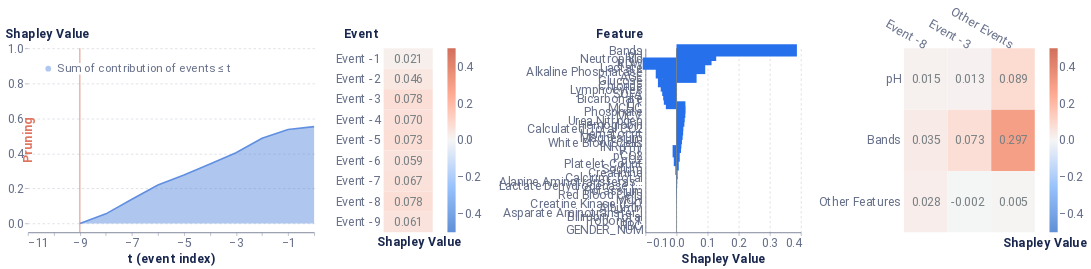

The notebook cell this image was saved under:
### Code cell
from timeshap.explainer import local_report

pruning_dict = {'tol': 0.025}
event_dict = {'rs': 42, 'nsamples': 32000}
feature_dict = {'rs': 42, 'nsamples': 32000, 'feature_names': model_features, 'plot_features': plot_feats}
cell_dict = {'rs': 42, 'nsamples': 32000, 'top_x_feats': 2, 'top_x_events': 2}
local_report(f, pos_x_data, pruning_dict, event_dict, feature_dict, cell_dict=cell_dict, entity_uuid=ids_for_test, entity_col='HADM_ID', baseline=average_event)

### Figure 1 — Vega-Lite specification as saved in the notebook (floating-point values rounded to 4 significant figures)
{"config": {"axis": {"domain": true, "domainColor": "#666F89", "grid": false, "gridCap": "round", "gridColor": "#B3B7C4", "gridDash": [2, 4], "gridWidth": 0.5, "labelColor": "#666F89", "labelFont": "Roboto, Arial, sans-serif", "labelPadding": 2, "tickColor": "#666F89", "tickOpacity": 0.5, "tickSize": 4, "titleColor": "#19274E", "titleFont": "Roboto, Arial, sans-serif", "titleFontSize": 12}, "axisBand": {"domain": true, "labelPadding": 4, "ticks": false}, "axisY": {"domain": false, "titleAlign": "left", "titleAngle": 0, "titleX": -20, "titleY": -10}, "legend": {"labelColor": "#666F89", "labelFont": "Roboto, Arial, sans-serif", "labelFontSize": 12, "symbolSize": 40, "titleColor": "#19274E", "titleFont": "Roboto, Arial, sans-serif", "titleFontSize": 12, "titlePadding": 4}, "arc": {"stroke": "#FFFFFF", "strokeWidth": 1}, "bar": {"fill": "#2770EB", "stroke": null}, "line": {"stroke": "#2770EB", "strokeWidth": 2}, "path": {"stroke": "#2770EB", "strokeWidth": 0.5}, "point": {"fill": "#2770EB", "shape": "circle", "filled": true}, "rect": {"fill": "#2770EB"}, "rule": {"stroke": "#666F89"}, "shape": {"stroke": "#2770EB"}, "text": {"color": "#19274E", "font": "Roboto, Arial, sans-serif", "fontSize": 12}, "range": {"category": ["#2770EB", "#77B98A", "#DA5252", "#FFC400", "#A87AEA", "#00A39E", "#19274E"], "diverging": ["#006360", "#2BB3AE", "#96D9D7", "#FFFFFF", "#EDAAAA", "#DA5252", "#811D1D"], "heatmap": ["#18448F", "#1B4EA5", "#2770EB", "#4C88EE", "#82ACF3", "#A6C4F7", "#E9F1FD"], "ramp": ["#18448F", "#1B4EA5", "#2770EB", "#4C88EE", "#82ACF3", "#A6C4F7", "#E9F1FD"]}, "background": "#FFFFFF", "group": {"fill": "#FFFFFF"}, "header": {"labelColor": "#19274E", "labelFont": "Roboto, Arial, sans-serif", "labelFontSize": 12, "titleColor": "#19274E", "titleFont": "Roboto, Arial, sans-serif", "titleFontSize": 16}, "title": {"anchor": "start", "color": "#19274E", "font": "Roboto, Arial, sans-serif", "fontSize": 20, "fontWeight": "bold", "offset": 20, "subtitleColor": "#19274E", "subtitleFontSize": 16}, "view": {"continuousHeight": 300, "continuousWidth": 400, "stroke": "transparent"}}, "hconcat": [{"layer": [{"mark": {"type": "area", "opacity": 0.5}, "encoding": {"color": {"field": "Coalition", "legend": {"fillColor": "white", "labelFontSize": 14, "labelLimit": 0, "orient": "top-left", "symbolSize": 50, "symbolStrokeWidth": 0, "title": null}, "scale": {"domain": ["Sum of contribution of events ≤ t"], "range": ["#618FE0"]}, "type": "nominal"}, "x": {"axis": {"labelFontSize": 15, "title": "t (event index)", "titleFontSize": 15}, "field": "t (event index)", "type": "quantitative"}, "y": {"axis": {"grid": true, "labelFontSize": 15, "titleFontSize": 15, "titleX": -28}, "field": "Shapley Value", "scale": {"domain": [-0.05, 1]}, "type": "quantitative"}}}, {"mark": "line", "encoding": {"color": {"field": "Coalition", "legend": {"fillColor": "white", "labelFontSize": 14, "labelLimit": 0, "orient": "top-left", "symbolSize": 50, "symbolStrokeWidth": 0, "title": null}, "scale": {"domain": ["Sum of contribution of events ≤ t"], "range": ["#618FE0"]}, "type": "nominal"}, "x": {"axis": {"labelFontSize": 15, "title": "t (event index)", "titleFontSize": 15}, "field": "t (event index)", "type": "quantitative"}, "y": {"axis": {"grid": true, "labelFontSize": 15, "titleFontSize": 15, "titleX": -28}, "field": "Shapley Value", "scale": {"domain": [-0.05, 1]}, "type": "quantitative"}}}, {"data": {"name": "data-2f855c804fb398933ecfff42f094158e"}, "mark": {"type": "rule", "color": "#E17560"}, "encoding": {"x": {"field": "x", "type": "quantitative"}}}, {"data": {"name": "data-4da172a0ee14e02747c6e34fe238eb6c"}, "mark": {"type": "text", "angle": 270, "color": "#E17560", "fontSize": 15, "fontWeight": "bold", "text": "Pruning"}, "encoding": {"x": {"field": "x", "type": "quantitative"}}}], "data": {"name": "data-2b43d21bad7000161c8b0724570def88"}, "height": 225, "width": 350}, {"layer": [{"mark": "rect", "encoding": {"color": {"field": "rounded", "legend": {"gradientLength": 225, "gradientThickness": 10, "labelFontSize": 15, "orient": "right"}, "scale": {"domain": [-0.5, 0.5], "range": ["#5f8fd6", "#99c3fb", "#f5f5f5", "#ffaa92", "#d16f5b"]}, "title": null, "type": "quantitative"}, "x": {"axis": {"title": "Shapley Value", "titleFontSize": 15}, "field": "column", "type": "ordinal"}, "y": {"axis": {"domain": false, "labelFontSize": 15, "title": "Event", "titleFontSize": 15, "titleX": -49}, "field": "Feature", "sort": ["Event -1", "Event -2", "Event -3", "Event -4", "Event -5", "Event -6", "Event -7", "Event -8", "Event -9"], "type": "ordinal"}}}, {"mark": {"type": "text", "align": "right", "baseline": "middle", "color": "#798184", "dx": 18, "fontSize": 15}, "encoding": {"text": {"field": "rounded_str", "type": "nominal"}, "x": {"axis": {"domain": false, "labels": false, "title": "Shapley Value", "titleX": 43}, "field": "column", "type": "ordinal"}, "y": {"axis": {"domain": false, "labelFontSize": 15, "title": "Event", "titleFontSize": 15, "titleX": -49}, "field": "Feature", "sort": ["Event -1", "Event -2", "Event -3", "Event -4", "Event -5", "Event -6", "Event -7", "Event -8", "Event -9"], "type": "ordinal"}}}], "data": {"name": "data-d0ba6e1b428f2c739e01c9a8f2dde0d5"}, "height": 225, "width": 60}, {"layer": [{"data": {"name": "data-942ada6a638deb971b29a01b14e4cca2"}, "mark": {"type": "bar", "size": 15, "thickness": 1}, "encoding": {"x": {"axis": {"grid": true, "labelFontSize": 15, "title": "Shapley Value", "titleFontSize": 15}, "field": "Shapley Value", "scale": {"domain": [-0.1, 0.4]}, "type": "quantitative"}, "y": {"axis": {"labelFontSize": 15, "title": "Feature", "titleFontSize": 15, "titleX": -61}, "field": "Feature", "sort": {"field": "sort_col", "order": "descending"}, "type": "nominal"}}}, {"data": {"name": "data-9c00aa9dc2b1c1a0b4bf9b34ead12925"}, "mark": {"type": "rule", "color": "#798184"}, "encoding": {"x": {"field": "x", "type": "quantitative"}}}], "height": 225, "width": 190}, {"layer": [{"mark": "rect", "encoding": {"color": {"field": "rounded", "legend": {"gradientLength": 225, "gradientThickness": 10, "labelFontSize": 15, "orient": "right"}, "scale": {"domain": [-0.5, 0.5], "range": ["#5f8fd6", "#99c3fb", "#f5f5f5", "#ffaa92", "#d16f5b"]}, "title": null, "type": "quantitative"}, "x": {"axis": {"titleFontSize": 15}, "field": "Event", "sort": ["Event -8", "Event -3"], "type": "nominal"}, "y": {"axis": {"domain": false, "labelFontSize": 15, "title": null}, "field": "Feature", "sort": ["pH", "Bands"], "type": "nominal"}}}, {"mark": {"type": "text", "align": "right", "baseline": "middle", "color": "#798184", "dx": 18, "fontSize": 15}, "encoding": {"text": {"field": "rounded_str", "type": "nominal"}, "x": {"axis": {"domain": false, "labelAngle": 30, "labelFontSize": 15, "orient": "top", "title": "Shapley Value", "titleX": 172, "titleY": 245}, "field": "Event", "sort": ["Event -8", "Event -3"], "type": "nominal"}, "y": {"axis": {"domain": false, "labelFontSize": 15, "title": null}, "field": "Feature", "sort": ["pH", "Bands"], "type": "nominal"}}}], "data": {"name": "data-4db0122f8bf444a646d3a6bc60a54e6d"}, "height": 225, "width": 160}], "resolve": {"scale": {"color": "independent"}}, "$schema": "https://vega.github.io/schema/vega-lite/v4.17.0.json", "datasets": {"data-2b43d21bad7000161c8b0724570def88": [{"Coalition": "Sum of contribution of events > t", "t (event index)": 0, "Shapley Value": 0.0}, {"Coalition": "Sum of contribution of events ≤ t", "t (event index)": 0, "Shapley Value": 0.5527}, {"Coalition": "Sum of contribution of events > t", "t (event index)": -1, "Shapley Value": 0.01601}, {"Coalition": "Sum of contribution of events ≤ t", "t (event index)": -1, "Shapley Value": 0.5367}, {"Coalition": "Sum of contribution of events > t", "t (event index)": -2, "Shapley Value": 0.06625}, {"Coalition": "Sum of contribution of events ≤ t", "t (event index)": -2, "Shapley Value": 0.4865}, {"Coalition": "Sum of contribution of events > t", "t (event index)": -3, "Shapley Value": 0.149}, {"Coalition": "Sum of contribution of events ≤ t", "t (event index)": -3, "Shapley Value": 0.4037}, {"Coalition": "Sum of contribution of events > t", "t (event index)": -4, "Shapley Value": 0.2123}, {"Coalition": "Sum of contribution of events ≤ t", "t (event index)": -4, "Shapley Value": 0.3404}, {"Coalition": "Sum of contribution of events > t", "t (event index)": -5, "Shapley Value": 0.276}, {"Coalition": "Sum of contribution of events ≤ t", "t (event index)": -5, "Shapley Value": 0.2767}, {"Coalition": "Sum of contribution of events > t", "t (event index)": -6, "Shapley Value": 0.3332}, {"Coalition": "Sum of contribution of events ≤ t", "t (event index)": -6, "Shapley Value": 0.2196}, {"Coalition": "Sum of contribution of events > t", "t (event index)": -7, "Shapley Value": 0.4138}, {"Coalition": "Sum of contribution of events ≤ t", "t (event index)": -7, "Shapley Value": 0.1389}, {"Coalition": "Sum of contribution of events > t", "t (event index)": -8, "Shapley Value": 0.4976}, {"Coalition": "Sum of contribution of events ≤ t", "t (event index)": -8, "Shapley Value": 0.05516}, {"Coalition": "Sum of contribution of events > t", "t (event index)": -9, "Shapley Value": 0.5527}, {"Coalition": "Sum of contribution of events ≤ t", "t (event index)": -9, "Shapley Value": 0.0}], "data-2f855c804fb398933ecfff42f094158e": [{"x": -9}], "data-4da172a0ee14e02747c6e34fe238eb6c": [{"x": -11}], "data-d0ba6e1b428f2c739e01c9a8f2dde0d5": [{"Shapley Value": 0.02109, "Feature": "Event -1", "row": 1, "column": 1, "rounded": 0.021, "rounded_str": "0.021"}, {"Shapley Value": 0.04575, "Feature": "Event -2", "row": 2, "column": 1, "rounded": 0.046, "rounded_str": "0.046"}, {"Shapley Value": 0.07776, "Feature": "Event -3", "row": 3, "column": 1, "rounded": 0.078, "rounded_str": "0.078"}, {"Shapley Value": 0.06964, "Feature": "Event -4", "row": 4, "column": 1, "rounded": 0.07, "rounded_str": "0.070"}, {"Shapley Value": 0.07293, "Feature": "Event -5", "row": 5, "column": 1, "rounded": 0.073, "rounded_str": "0.073"}, {"Shapley Value": 0.05904, "Feature": "Event -6", "row": 6, "column": 1, "rounded": 0.059, "rounded_str": "0.059"}, {"Shapley Value": 0.06704, "Feature": "Event -7", "row": 7, "column": 1, "rounded": 0.067, "rounded_str": "0.067"}, {"Shapley Value": 0.07804, "Feature": "Event -8", "row": 8, "column": 1, "rounded": 0.078, "rounded_str": "0.078"}, {"Shapley Value": 0.06147, "Feature": "Event -9", "row": 9, "column": 1, "rounded": 0.061, "rounded_str": "0.061"}], "data-942ada6a638deb971b29a01b14e4cca2": [{"Random seed": 42, "NSamples": 32000, "Feature": "AGE", "Shapley Value": 0.0647, "sort_col": 0.0647}, {"Random seed": 42, "NSamples": 32000, "Feature": "Calculated Total CO2", "Shapley Value": 0.02143, "sort_col": 0.02143}, {"Random seed": 42, "NSamples": 32000, "Feature": "Glucose", "Shapley Value": -0.04414, "sort_col": 0.04414}, {"Random seed": 42, "NSamples": 32000, "Feature": "Lactate", "Shapley Value": 0.09242, "sort_col": 0.09242}, {"Random seed": 42, "NSamples": 32000, "Feature": "pCO2", "Shapley Value": 0.01054, "sort_col": 0.01054}, {"Random seed": 42, "NSamples": 32000, "Feature": "pH", "Shapley Value": 0.1277, "sort_col": 0.1277}, {"Random seed": 42, "NSamples": 32000, "Feature": "pO2", "Shapley Value": -0.008671, "sort_col": 0.008671}, {"Random seed": 42, "NSamples": 32000, "Feature": "Alanine Aminotransferase (ALT)", "Shapley Value": 0.002112, "sort_col": 0.002112}, {"Random seed": 42, "NSamples": 32000, "Feature": "Albumin", "Shapley Value": 0.0, "sort_col": 0.0}, {"Random seed": 42, "NSamples": 32000, "Feature": "Alkaline Phosphatase", "Shapley Value": -0.06677, "sort_col": 0.06677}, {"Random seed": 42, "NSamples": 32000, "Feature": "Asparate Aminotransferase (AST)", "Shapley Value": 0.0, "sort_col": 0.0}, {"Random seed": 42, "NSamples": 32000, "Feature": "Bicarbonate", "Shapley Value": -0.04069, "sort_col": 0.04069}, {"Random seed": 42, "NSamples": 32000, "Feature": "Bilirubin, Total", "Shapley Value": 0.0, "sort_col": 0.0}, {"Random seed": 42, "NSamples": 32000, "Feature": "Calcium, Total", "Shapley Value": 0.002173, "sort_col": 0.002173}, {"Random seed": 42, "NSamples": 32000, "Feature": "Chloride", "Shapley Value": -0.05077, "sort_col": 0.05077}, {"Random seed": 42, "NSamples": 32000, "Feature": "Creatine Kinase (CK)", "Shapley Value": -0.0002706, "sort_col": 0.0002706}, {"Random seed": 42, "NSamples": 32000, "Feature": "Creatinine", "Shapley Value": 0.003467, "sort_col": 0.003467}, {"Random seed": 42, "NSamples": 32000, "Feature": "Glucose", "Shapley Value": -0.01561, "sort_col": 0.01561}, {"Random seed": 42, "NSamples": 32000, "Feature": "Lactate Dehydrogenase (LD)", "Shapley Value": -0.001503, "sort_col": 0.001503}, {"Random seed": 42, "NSamples": 32000, "Feature": "Magnesium", "Shapley Value": 0.01757, "sort_col": 0.01757}, {"Random seed": 42, "NSamples": 32000, "Feature": "Phosphate", "Shapley Value": 0.02842, "sort_col": 0.02842}, {"Random seed": 42, "NSamples": 32000, "Feature": "Potassium", "Shapley Value": -0.001368, "sort_col": 0.001368}, {"Random seed": 42, "NSamples": 32000, "Feature": "Sodium", "Shapley Value": -0.003655, "sort_col": 0.003655}, {"Random seed": 42, "NSamples": 32000, "Feature": "Troponin T", "Shapley Value": 0.0, "sort_col": 0.0}, {"Random seed": 42, "NSamples": 32000, "Feature": "Urea Nitrogen", "Shapley Value": 0.02529, "sort_col": 0.02529}, {"Random seed": 42, "NSamples": 32000, "Feature": "Bands", "Shapley Value": 0.3874, "sort_col": 0.3874}, {"Random seed": 42, "NSamples": 32000, "Feature": "Hematocrit", "Shapley Value": 0.01986, "sort_col": 0.01986}, {"Random seed": 42, "NSamples": 32000, "Feature": "Hemoglobin", "Shapley Value": 0.02179, "sort_col": 0.02179}, {"Random seed": 42, "NSamples": 32000, "Feature": "INR(PT)", "Shapley Value": 0.01452, "sort_col": 0.01452}, {"Random seed": 42, "NSamples": 32000, "Feature": "Lymphocytes", "Shapley Value": -0.046, "sort_col": 0.046}, {"Random seed": 42, "NSamples": 32000, "Feature": "MCH", "Shapley Value": -0.0004241, "sort_col": 0.0004241}, {"Random seed": 42, "NSamples": 32000, "Feature": "MCHC", "Shapley Value": 0.02865, "sort_col": 0.02865}, {"Random seed": 42, "NSamples": 32000, "Feature": "MCV", "Shapley Value": 0.02607, "sort_col": 0.02607}, {"Random seed": 42, "NSamples": 32000, "Feature": "Neutrophils", "Shapley Value": 0.1128, "sort_col": 0.1128}, {"Random seed": 42, "NSamples": 32000, "Feature": "Platelet Count", "Shapley Value": 0.007343, "sort_col": 0.007343}, {"Random seed": 42, "NSamples": 32000, "Feature": "PT", "Shapley Value": -0.03423, "sort_col": 0.03423}, {"Random seed": 42, "NSamples": 32000, "Feature": "PTT", "Shapley Value": -0.01249, "sort_col": 0.01249}, {"Random seed": 42, "NSamples": 32000, "Feature": "RDW", "Shapley Value": -0.1086, "sort_col": 0.1086}, {"Random seed": 42, "NSamples": 32000, "Feature": "Red Blood Cells", "Shapley Value": 0.0005726, "sort_col": 0.0005726}, {"Random seed": 42, "NSamples": 32000, "Feature": "White Blood Cells", "Shapley Value": 0.0158, "sort_col": 0.0158}, {"Random seed": 42, "NSamples": 32000, "Feature": "RBC", "Shapley Value": 0.0, "sort_col": 0.0}, {"Random seed": 42, "NSamples": 32000, "Feature": "SOFA", "Shapley Value": -0.04275, "sort_col": 0.04275}, {"Random seed": 42, "NSamples": 32000, "Feature": "GENDER_NUM", "Shapley Value": 0.0, "sort_col": 0.0}], "data-9c00aa9dc2b1c1a0b4bf9b34ead12925": [{"x": 0}], "data-4db0122f8bf444a646d3a6bc60a54e6d": [{"Event": "Other Events", "Feature": "Bands", "Shapley Value": 0.2968, "rounded": 0.297, "rounded_str": "0.297"}, {"Event": "Other Events", "Feature": "pH", "Shapley Value": 0.0887, "rounded": 0.089, "rounded_str": "0.089"}, {"Event": "Event -3", "Feature": "Bands", "Shapley Value": 0.07331, "rounded": 0.073, "rounded_str": "0.073"}, {"Event": "Event -8", "Feature": "Bands", "Shapley Value": 0.03486, "rounded": 0.035, "rounded_str": "0.035"}, {"Event": "Event -8", "Feature": "Other Features", "Shapley Value": 0.02805, "rounded": 0.028, "rounded_str": "0.028"}, {"Event": "Event -8", "Feature": "pH", "Shapley Value": 0.01525, "rounded": 0.015, "rounded_str": "0.015"}, {"Event": "Event -3", "Feature": "pH", "Shapley Value": 0.01336, "rounded": 0.013, "rounded_str": "0.013"}, {"Event": "Other Events", "Feature": "Other Features", "Shapley Value": 0.004907, "rounded": 0.005, "rounded_str": "0.005"}, {"Event": "Event -3", "Feature": "Other Features", "Shapley Value": -0.002487, "rounded": -0.002, "rounded_str": "-0.002"}]}}
